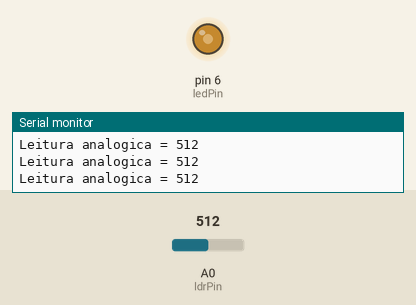
Simulated run of this sketch. Board: Arduino Uno, built with avr-gcc and run on an emulated ATmega328P. Parts: output pins drawn as LEDs (lit = HIGH), the last lines printed to the serial monitor. Inputs (shaded band) come from the test bench; at power-on: A0 (ldrPin) = 512.

Above: at 1.2 s.
1.3 s: A0 (ldrPin) set to 306
At 2.1 s:
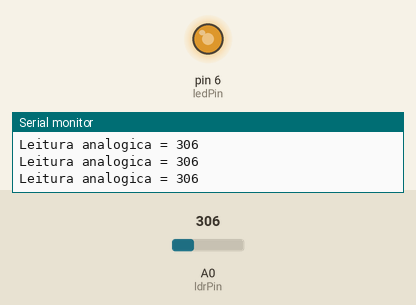
2.8 s: A0 (ldrPin) set to 122
At 3.5 s:
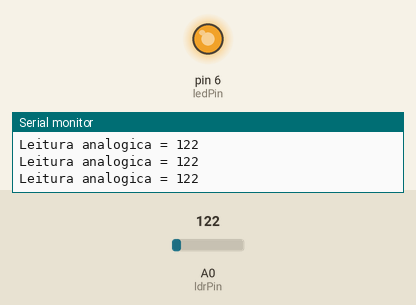
4.3 s: A0 (ldrPin) set to 900
At 5.0 s:
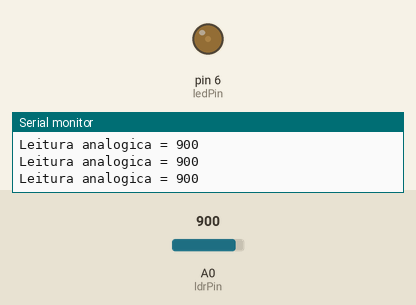
5.8 s: A0 (ldrPin) set to 1023
At 6.4 s:
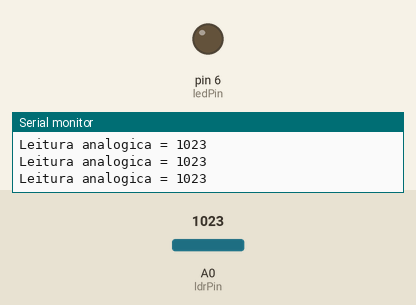
7.3 s: A0 (ldrPin) set to 511
At 7.8 s:
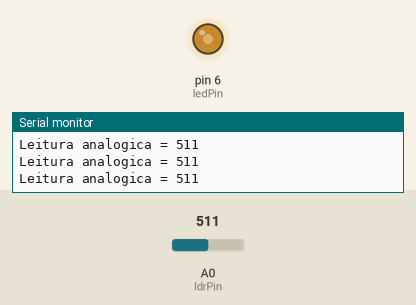
Timing chart, 0 to 9.8 s (numbered marks = the images above; inputs shaded):
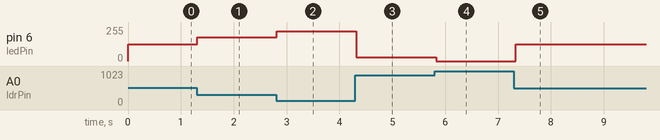

Measured:
- after the input at 1.3 s, pin 6 (ledPin): 127/255 → 178/255 at once
- after the input at 2.8 s, pin 6 (ledPin): 178/255 → 224/255 at once
- after the input at 4.3 s, pin 6 (ledPin): 224/255 → 30/255 at once
- after the input at 5.8 s, pin 6 (ledPin): 30/255 → 0/255 at once
- after the input at 7.3 s, pin 6 (ledPin): 0/255 → 127/255 at once

The sketch:

exp06_ldr.ino
```cpp
/************************************************************************************
* IMBRAX - INDUSTRIA MECATRONICA BRASILEIRA
* Nome: exp06_ldr
* Descricao: Faz a leitura do sensor de luminosidade LDR e controla o acionamento do
* LED vermelho no LED RGB. Quanto mais escuro mais claro o LED vermelho ficara.
*
* Escrito por: Diego W. Antunes <diego@imbrax.com.br>
* Data: 01/10/2011
*************************************************************************************/

/************************************************************************************
* Constantes utilizadas no programa
************************************************************************************/
const int ldrPin = 0;     // O sensor LDR e o resistor estao ligados no pino A0

/************************************************************************************
* Variaveis
************************************************************************************/
int ldrValue;         // Leitura do divisor de tensao
int ledPin = 6;       // LED vermelho do RGB (pino PWM)
int ledBrilho;        // Brilho do LED

/************************************************************************************
* Funcao: setup
* Descricao: Faz a configuracao e inicializacao de algumas variaveis importantes
* Notas:
************************************************************************************/
void setup()
{
  Serial.begin(9600);
}

/************************************************************************************
* Funcao: loop
* Descricao: Loop principal onde o microcontrolador deve passar a maior parte do tempo
* Notas:
************************************************************************************/
void loop()
{
  // Faz a leitura do pino analogico onde esta ligado o sensor de luz, A0
  ldrValue = analogRead(ldrPin);

  Serial.print("Leitura analogica = ");
  Serial.println(ldrValue);     // the raw analog reading

  // Quanto mais escuro estiver o ambiente mais claro ficara o LED
  ldrValue = 1023 - ldrValue;

  // Faz a conversao de escala de 0-1024 para 0-255 que e aceito pelo analogWrite
  ledBrilho = map(ldrValue, 0, 1023, 0, 255);

  // Configura o valor do LED
  analogWrite(ledPin, ledBrilho);

  // Aguarda antes da proxima leitura
  delay(100);
}
```
